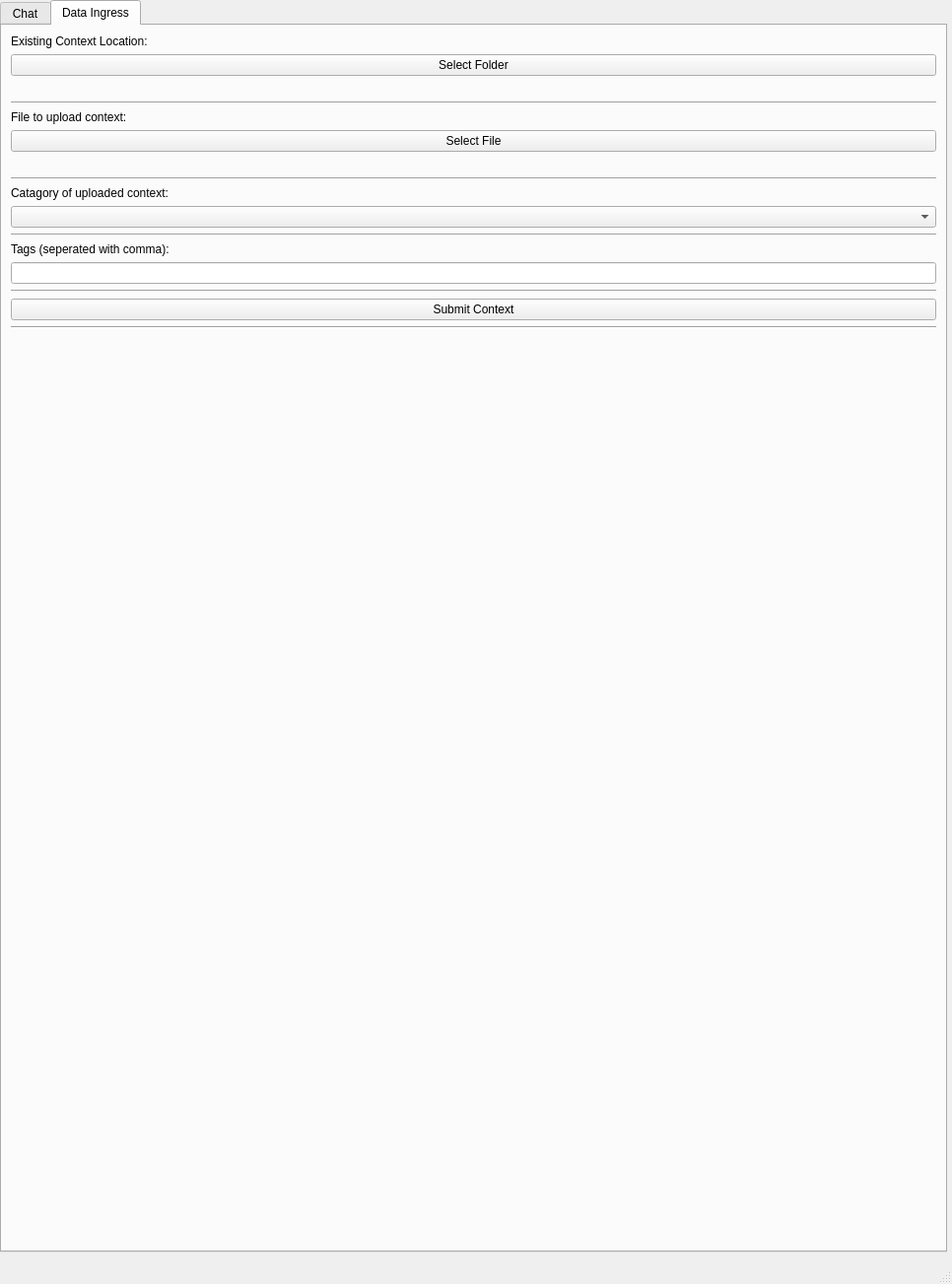
<?xml version="1.0" encoding="UTF-8"?>
<ui version="4.0">
 <class>MainWindow</class>
 <widget class="QMainWindow" name="MainWindow">
  <property name="geometry">
   <rect>
    <x>0</x>
    <y>0</y>
    <width>966</width>
    <height>1303</height>
   </rect>
  </property>
  <property name="sizePolicy">
   <sizepolicy hsizetype="Minimum" vsizetype="Minimum">
    <horstretch>0</horstretch>
    <verstretch>0</verstretch>
   </sizepolicy>
  </property>
  <property name="windowTitle">
   <string>Angen</string>
  </property>
  <property name="autoFillBackground">
   <bool>false</bool>
  </property>
  <property name="styleSheet">
   <string notr="true"/>
  </property>
  <widget class="QWidget" name="centralwidget">
   <widget class="QTabWidget" name="tab">
    <property name="geometry">
     <rect>
      <x>0</x>
      <y>0</y>
      <width>961</width>
      <height>1271</height>
     </rect>
    </property>
    <property name="sizePolicy">
     <sizepolicy hsizetype="Maximum" vsizetype="Maximum">
      <horstretch>0</horstretch>
      <verstretch>0</verstretch>
     </sizepolicy>
    </property>
    <property name="currentIndex">
     <number>1</number>
    </property>
    <widget class="QWidget" name="chat_tab">
     <property name="styleSheet">
      <string notr="true"/>
     </property>
     <attribute name="title">
      <string>Chat</string>
     </attribute>
     <layout class="QGridLayout" name="gridLayout">
      <item row="4" column="0">
       <widget class="QLabel" name="message_box_label">
        <property name="styleSheet">
         <string notr="true">padding-top:5%;</string>
        </property>
        <property name="text">
         <string>Enter a message:</string>
        </property>
       </widget>
      </item>
      <item row="0" column="0">
       <widget class="QLabel" name="chat_tab_context_location_label">
        <property name="styleSheet">
         <string notr="true">font-colour:rgb(255, 255, 255)</string>
        </property>
        <property name="text">
         <string>Exsting Context Location: </string>
        </property>
       </widget>
      </item>
      <item row="5" column="1" rowspan="2">
       <widget class="QPushButton" name="send_chat_button">
        <property name="sizePolicy">
         <sizepolicy hsizetype="Minimum" vsizetype="Expanding">
          <horstretch>0</horstretch>
          <verstretch>0</verstretch>
         </sizepolicy>
        </property>
        <property name="text">
         <string>Send</string>
        </property>
       </widget>
      </item>
      <item row="1" column="0">
       <widget class="Line" name="line_3">
        <property name="orientation">
         <enum>Qt::Orientation::Horizontal</enum>
        </property>
       </widget>
      </item>
      <item row="3" column="0" colspan="2">
       <widget class="QListWidget" name="chat_history"/>
      </item>
      <item row="5" column="0">
       <widget class="QTextEdit" name="chat_box">
        <property name="sizePolicy">
         <sizepolicy hsizetype="Expanding" vsizetype="Minimum">
          <horstretch>0</horstretch>
          <verstretch>0</verstretch>
         </sizepolicy>
        </property>
       </widget>
      </item>
      <item row="2" column="0">
       <widget class="QLabel" name="chat_history_label">
        <property name="text">
         <string>Chat History:</string>
        </property>
       </widget>
      </item>
      <item row="0" column="1">
       <widget class="QPushButton" name="chat_tab_db_selection">
        <property name="text">
         <string>Select Context</string>
        </property>
       </widget>
      </item>
      <item row="1" column="1">
       <widget class="Line" name="line_4">
        <property name="orientation">
         <enum>Qt::Orientation::Horizontal</enum>
        </property>
       </widget>
      </item>
     </layout>
     <zorder>message_box_label</zorder>
     <zorder>chat_tab_context_location_label</zorder>
     <zorder>send_chat_button</zorder>
     <zorder>line_3</zorder>
     <zorder>chat_history</zorder>
     <zorder>chat_history_label</zorder>
     <zorder>chat_tab_db_selection</zorder>
     <zorder>line_4</zorder>
     <zorder>chat_box</zorder>
    </widget>
    <widget class="QWidget" name="data_tab">
     <attribute name="title">
      <string>Data Ingress</string>
     </attribute>
     <layout class="QGridLayout" name="gridLayout_2">
      <item row="7" column="0">
       <widget class="Line" name="line_2">
        <property name="orientation">
         <enum>Qt::Orientation::Horizontal</enum>
        </property>
       </widget>
      </item>
      <item row="12" column="0">
       <widget class="QLabel" name="tags_label">
        <property name="text">
         <string>Tags (seperated with comma):</string>
        </property>
       </widget>
      </item>
      <item row="5" column="0">
       <widget class="QPushButton" name="added_context_selection_data">
        <property name="text">
         <string>Select File</string>
        </property>
       </widget>
      </item>
      <item row="14" column="0">
       <widget class="Line" name="line_6">
        <property name="orientation">
         <enum>Qt::Orientation::Horizontal</enum>
        </property>
       </widget>
      </item>
      <item row="3" column="0">
       <widget class="Line" name="line">
        <property name="orientation">
         <enum>Qt::Orientation::Horizontal</enum>
        </property>
       </widget>
      </item>
      <item row="1" column="0">
       <widget class="QPushButton" name="data_tab_db_selection">
        <property name="text">
         <string>Select Folder</string>
        </property>
       </widget>
      </item>
      <item row="2" column="0">
       <widget class="QLabel" name="context_path_label">
        <property name="text">
         <string/>
        </property>
       </widget>
      </item>
      <item row="15" column="0">
       <widget class="QPushButton" name="submit_contex_button">
        <property name="text">
         <string>Submit Context</string>
        </property>
       </widget>
      </item>
      <item row="6" column="0">
       <widget class="QLabel" name="db_path_label">
        <property name="text">
         <string/>
        </property>
       </widget>
      </item>
      <item row="17" column="0">
       <spacer name="verticalSpacer">
        <property name="orientation">
         <enum>Qt::Orientation::Vertical</enum>
        </property>
        <property name="sizeHint" stdset="0">
         <size>
          <width>20</width>
          <height>40</height>
         </size>
        </property>
       </spacer>
      </item>
      <item row="11" column="0">
       <widget class="Line" name="line_5">
        <property name="orientation">
         <enum>Qt::Orientation::Horizontal</enum>
        </property>
       </widget>
      </item>
      <item row="9" column="0">
       <widget class="QComboBox" name="catagory_dropdown"/>
      </item>
      <item row="4" column="0">
       <widget class="QLabel" name="contect_file_upload_label">
        <property name="text">
         <string>File to upload context:</string>
        </property>
       </widget>
      </item>
      <item row="13" column="0">
       <widget class="QLineEdit" name="tags_box"/>
      </item>
      <item row="8" column="0">
       <widget class="QLabel" name="context_catagory_label">
        <property name="text">
         <string>Catagory of uploaded context:</string>
        </property>
       </widget>
      </item>
      <item row="0" column="0">
       <widget class="QLabel" name="data_tab_existing_context_label">
        <property name="text">
         <string>Existing Context Location:</string>
        </property>
       </widget>
      </item>
      <item row="16" column="0">
       <widget class="Line" name="line_7">
        <property name="orientation">
         <enum>Qt::Orientation::Horizontal</enum>
        </property>
       </widget>
      </item>
     </layout>
    </widget>
   </widget>
  </widget>
  <widget class="QStatusBar" name="statusbar"/>
 </widget>
 <resources/>
 <connections/>
</ui>
